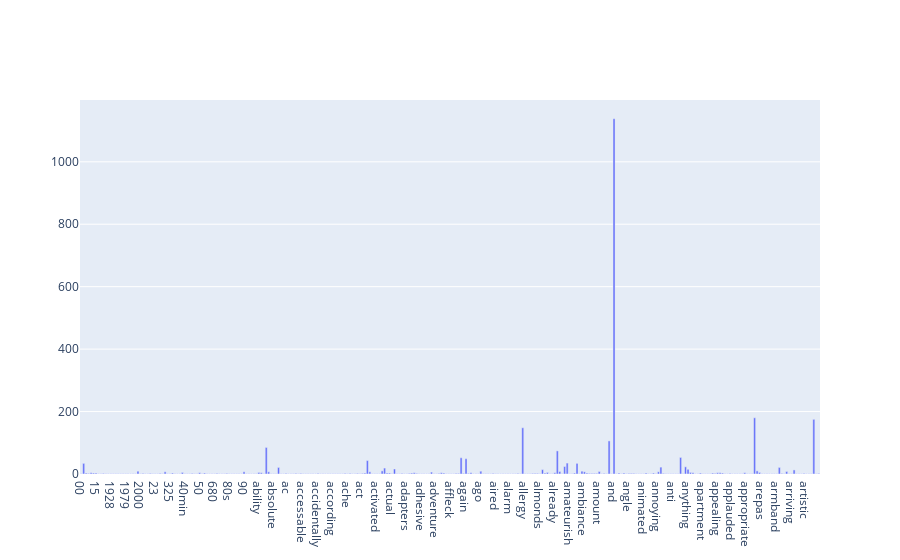

Here is the notebook cell this chart was saved with:
### Code cell
# Answer here
import plotly.graph_objects as pltgo

X_second_counts = count_vect.fit_transform(X_second.text)

x = [str(i) for i in count_vect.get_feature_names()][:300]
y = term_frequencies[:300]

g = pltgo.Figure()
g.add_trace(pltgo.Bar(x=x, y=y))
g.show()

### Figure 1 — Plotly figure (JSON) as saved in the notebook; plotly's stock layout.template omitted (floating-point values rounded to 4 significant figures; data arrays with more than 128 entries replaced by an {"elided": "..."} marker saying what was removed)
{"data": [{"type": "bar", "x": {"elided": "300 str values"}, "y": {"elided": "300 int values"}}], "layout": {}}
